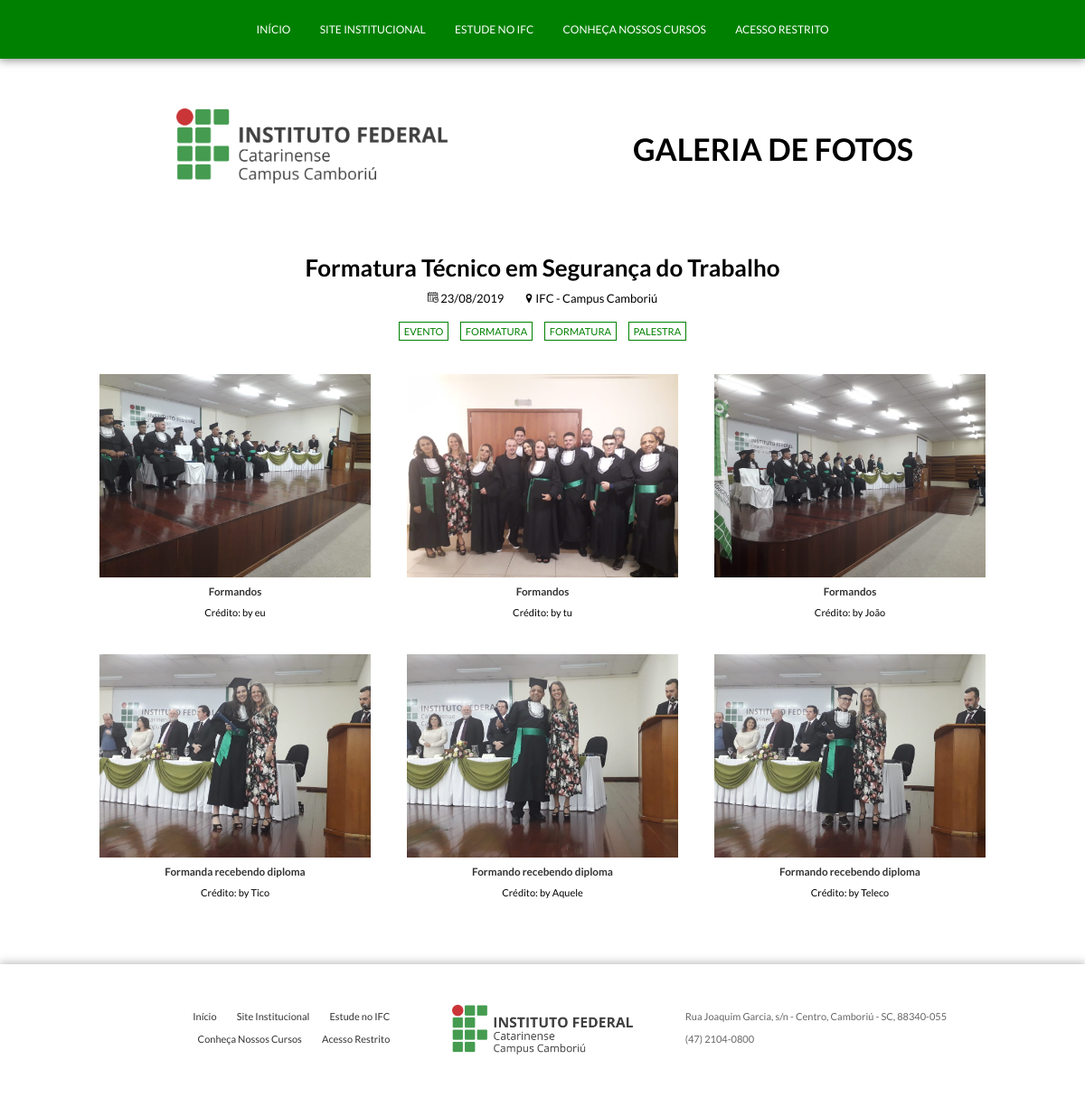
The page /Visitante/album/1 on the database as committed earlier.
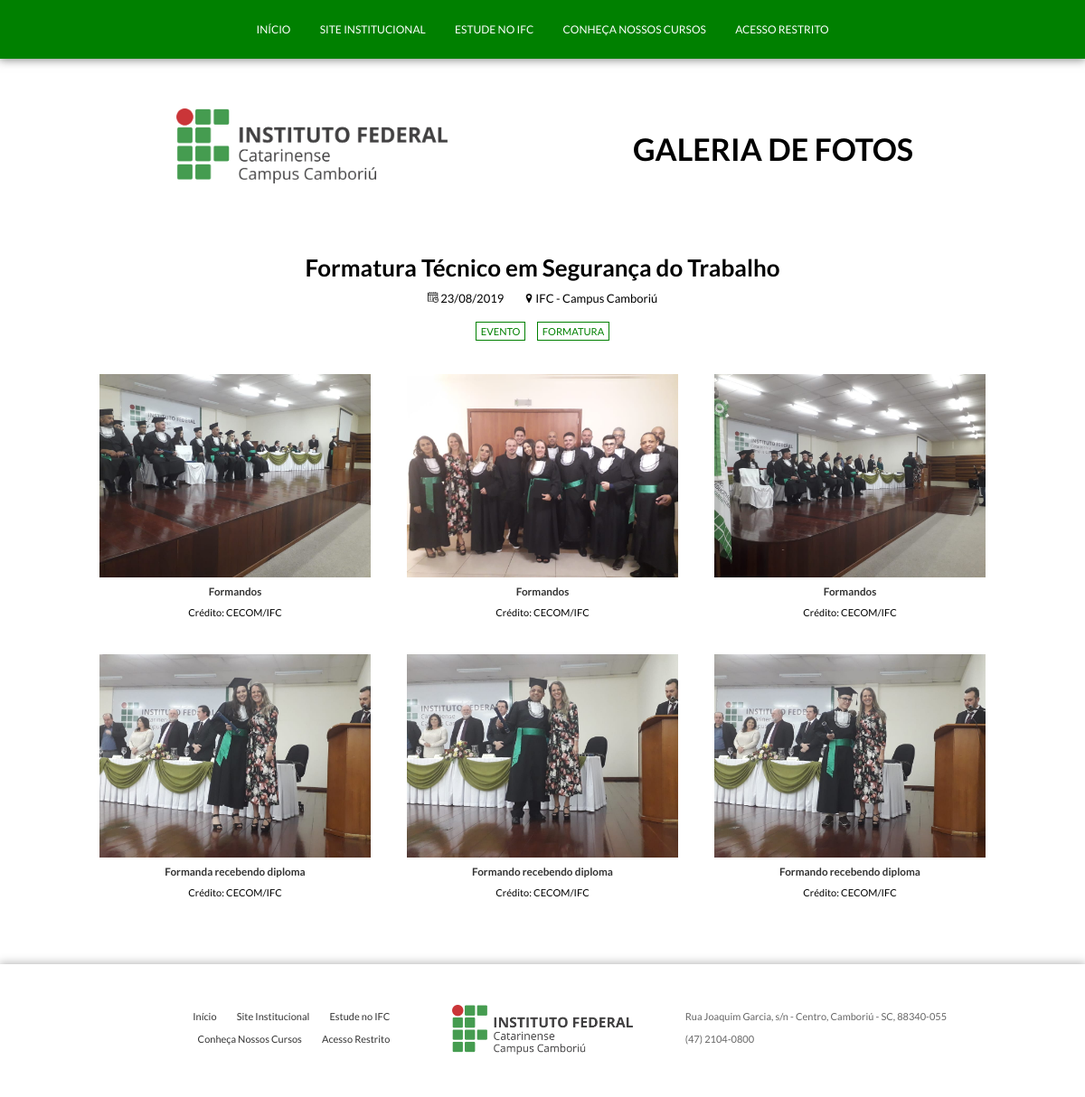
The same page on the database as committed later.
### tables this page shows
CREATE TABLE IF NOT EXISTS `album` (
  `id_album` int(11) NOT NULL AUTO_INCREMENT,
  `titulo` varchar(300) NOT NULL,
  `local` varchar(300) NOT NULL,
  `data` date NOT NULL,
  `capa` varchar(300) NOT NULL,
  PRIMARY KEY (`id_album`)
);

CREATE TABLE IF NOT EXISTS `imagem` (
  `id_imagem` int(11) NOT NULL AUTO_INCREMENT,
  `id_album` int(11) NOT NULL,
  `titulo` varchar(300) DEFAULT NULL,
  `descricao` varchar(500) DEFAULT NULL,
  `caminho` varchar(300) NOT NULL,
  `creditoFoto` varchar(100) DEFAULT NULL,
  PRIMARY KEY (`id_imagem`),
  KEY `fk_imagem_album` (`id_album`)
);

### application/controllers/Visitante.php (called while the page is built, shortened)
<?php
class Visitante extends CI_Controller {
    public function __construct() {
        $this->load->model('Album', 'album');
    }
    public function album($id_album) {
        $dados['fotos'] = $this->album->getFotos($id_album);
        $dados['album'] = $this->album->getAlbum($id_album);
        $dados['tags'] = $this->album->getTagPorAlbum($id_album);
		$this->load->view('template/cabecalho');
		$this->load->view('view/album', $dados);
		$this->load->view('template/rodape');
	}
}

### index.php (called while the page is built, shortened)
<?php
require_once BASEPATH.'core/CodeIgniter.php';

### application/models/Album.php (called while the page is built, shortened)
<?php
class Album extends CI_Model {
    public function getAlbum($id_album) {
        $this->db->select('id_album');
        $this->db->select('titulo');
        $this->db->select('local');
        $this->db->select('DATE_FORMAT(data, "%d/%m/%Y") as data');
        $this->db->select('capa');
        $this->db->from('album');
        $this->db->where('album.id_album', $id_album);
        $query = $this->db->get();
        return $query->result_array();
    }
    public function getFotos($id_album) {
        $this->db->select('id_imagem');
        $this->db->select('id_album');
        $this->db->select('titulo');
        $this->db->select('descricao');
        $this->db->select('caminho');
        $this->db->select('creditoFoto');
        $this->db->from('imagem');
        $this->db->where('id_album', $id_album);
        $query = $this->db->get();
        return $query->result_array();
    }
    public function getTagPorAlbum($id_album) {
        $this->db->select('tag.id_tag');
        $this->db->select('tag.nome');
        $this->db->select('tagalbum.id_album');
        $this->db->from('tag');
        $this->db->join('tagalbum', 'tagalbum.id_tag = tag.id_tag');
        $this->db->where('tagalbum.id_album', $id_album);
        $query = $this->db->get();
        return $query->result_array();
    }
}

### application/views/view/album.php (the view)
<div class="conteudo">
    <h1><?php echo $album[0]['titulo'] ?></h1>
    <h4><img src="<?php echo base_url('assets/imagens/date.png') ?>" width="12px"> <?php echo $album[0]['data'] ?></h4>
    <h4><img src="<?php echo base_url('assets/imagens/local.png') ?>" width="10px"> <?php echo $album[0]['local'] ?></h4>
    <ul>
        <?php foreach($tags as $tag): ?>
        <li><?php echo $tag['nome'] ?></li>
        <?php endforeach; ?>
    </ul>
    <?php foreach($fotos as $foto): ?>
    <div class="home-albuns">
        <div style="width: 300px;">
            <img style="width: 100%" src="<?php echo base_url('assets/imagens/'.$foto['caminho']) ?>" alt="<?php echo $foto['descricao'] ?>">
            <h5><?php echo $foto['titulo'] ?></h5>
            <h6>Crédito: <?php echo $foto['creditoFoto'] ?></h6>
        </div>
    </div>
    <?php endforeach; ?>
</div>

### application/views/template/cabecalho.php (shortened to what this page needs)
<!DOCTYPE html>
<html lang="pt-br">
<head>
    <link rel="stylesheet" href="<?php echo base_url('assets/css/style.css') ?>">
</head>
<body>
    <div id="menu">
        <a href="<?php echo base_url('visitante/home') ?>">Início</a>
        <a href="http://camboriu.ifc.edu.br/" target="_blank">Site Institucional</a>
        <a href="http://www.camboriu.ifc.edu.br/estude-no-ifc/" target="_blank">Estude no IFC</a>
        <a href="https://issuu.com/institutofederalcatarinense/docs/ifc_guiadecursos">Conheça Nossos Cursos</a>
        <?php if(!isset($this->session->id_usuario)): ?>
        <a href="<?php echo base_url('login/login') ?>">Acesso Restrito</a>
        <?php endif; ?>
    </div>
    <header>
        <div class="box1">
            <a href="<?php echo base_url('visitante/home') ?>"><img src="<?php echo base_url('assets/imagens/logo-ifc.png') ?>" alt="Logotipo do Instituto Federal Catarinense - Campus Camboriú" /></a>
        </div>
        <div class="box1">
            <h1>Galeria de Fotos</h1>
        </div>
    </header>
    <div class="main">

### application/views/template/rodape.php (shortened to what this page needs)
</div>
<div id="footer-wrapper">
    <footer>
        <div class="foot00">
            <div class="foot01">
                <a href="<?php echo base_url('visitante/home') ?>">Início</a>
                <a href="#">Site Institucional</a>
                <a href="#">Estude no IFC</a><br />
                <a href="#">Conheça Nossos Cursos</a>
                <a href="<?php echo base_url('login/login') ?>">Acesso Restrito</a>
            </div>
            <div class="foot02">
                <img src="<?php echo base_url('assets/imagens/logo-ifc.png') ?>" alt="Logotipo do Instituto Federal Catarinense - Campus Camboriú" />
            </div>
            <div class="foot03">
                <p>Rua Joaquim Garcia, s/n - Centro, Camboriú - SC, 88340-055</p>
                <p>(47) 2104-0800</p>
            </div>
        </div>
    </footer>
</div>
</body>
</html>

### assets/css/style.css (style rules this page uses)
* { margin: 0; padding: 0; }
body { background: white; font-family: 'Lato'; font-size: 13px; color: #000; height: 100%; }
.main { min-height: 100%; position: relative; width: 1020px; margin: 0 auto; }
a { text-decoration: none; color: #333; }
#menu { background: green; width: 100%; top: 0; left: 0; padding: 25px 0; position: fixed; z-index: 1000; text-transform: uppercase; color: white; font-size: 12px; text-align: center; -webkit-box-shadow: 0px 0px 10px 1px rgba(0,0,0,0.5); -moz-box-shadow: 0px 0px 10px 1px rgba(0,0,0,0.5); box-shadow: 0px 0px 10px 1px rgba(0,0,0,0.5); }
#menu a { color: white; text-decoration: none; padding: 0 15px; }
header { width: 1020px; margin-left: auto; margin-right: auto; margin-top: 120px; position: relative; }
.box1 img { max-width: 300px; }
.box1 { width: 50%; height: 90px; float: left; text-align: center; margin-bottom: 70px; }
.box1 h1 { margin: 0; text-transform: uppercase; font-size: 34px; padding-top: 24px; padding-bottom: 24px; }
.conteudo { width: 1020px; text-align: center; }
.conteudo h1 { text-align: center; margin-bottom: 10px; }
.conteudo h4 { text-align: center; font-weight: normal; display: inline; margin: 0 10px; }
.conteudo ul { text-align: center; margin: 20px auto; }
.conteudo ul li { list-style: none; padding: 3px 5px; margin: 0 5px; color: green; border: 1px solid green; display: inline; text-transform: uppercase; font-size: 85%; text-align: center; }
.conteudo h5 { margin-top: 5px; }
.conteudo h6 { font-weight: normal; text-align: center; margin-top: -10px; font-size: 11px; }
.home-albuns { width: 300px; float: left; margin: 20px; }
.home-albuns img { height: auto; }
.home-albuns h5 { margin-bottom: 20px; color: #333; font-size: 90%; text-align: center; }
#footer-wrapper { width: 100%; position: relative; clear: both; height: 100%; top: 200px; }
footer { background: white; width: 100%; position: absolute; bottom: 0; padding: 45px 0; color: #666; -webkit-box-shadow: 0px 0px 10px 1px rgba(0,0,0,0.3); -moz-box-shadow: 0px 0px 10px 1px rgba(0,0,0,0.3); box-shadow: 0px 0px 10px 1px rgba(0,0,0,0.3); }
footer img { width: 200px }
.foot00 { width: 950px; margin: 0 auto; }
.foot01, .foot02, .foot03 { width: 33.3%; float: left; font-size: 11px; }
.foot01 { text-align: right; line-height: 25px; }
.foot01 a { margin: 0 10px; }
.foot02 { text-align: center; }
.foot03 { line-height: 25px; }

Rows that differ between the two databases and show on the page:
changed imagem (number 1 of 6 on the later page): creditoFoto "by eu" → "CECOM/IFC"
changed imagem (number 2 of 6 on the later page): creditoFoto "by tu" → "CECOM/IFC"
changed imagem (number 3 of 6 on the later page): creditoFoto "by João" → "CECOM/IFC"
changed imagem "Formanda recebendo diploma": creditoFoto "by Tico" → "CECOM/IFC"
changed imagem (number 5 of 6 on the later page): creditoFoto "by Aquele" → "CECOM/IFC"
changed imagem (number 6 of 6 on the later page): creditoFoto "by Teleco" → "CECOM/IFC"
Other text that changed with them:
list line gone: "FORMATURA"
list line gone: "PALESTRA"
